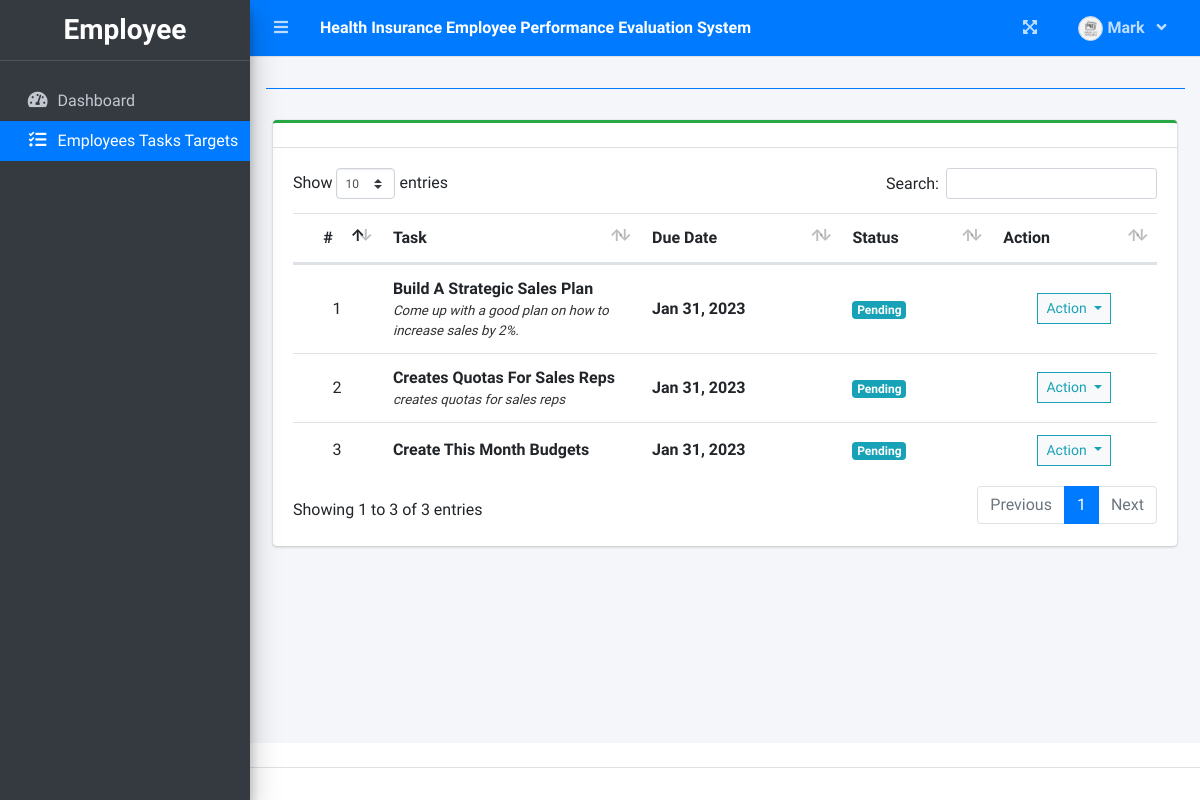
Screenshot of /index.php?page=task_list (signed in) with the database file from the repository.
### tables this page shows
CREATE TABLE `task_list` (
  `id` int(30) NOT NULL,
  `task` varchar(200) NOT NULL,
  `description` text NOT NULL,
  `employee_id` int(30) NOT NULL,
  `due_date` date NOT NULL,
  `completed` date NOT NULL,
  `status` int(1) NOT NULL COMMENT '0=pending, 1=on-progress,3=Completed',
  `date_created` datetime NOT NULL DEFAULT current_timestamp()
);

### task_list.php (the view, shortened to what this page needs)
<?php include'db_connect.php' ?>
<div class="col-lg-12">
	<div class="card card-outline card-success">
		<div class="card-header">
		</div>
		<div class="card-body">
			<table class="table tabe-hover table-condensed" id="list">
				<thead>
					<tr>
						<th class="text-center">#</th>
						<th width="30%">Task</th>
						<th>Due Date</th>
						<th>Status</th>
						<th>Action</th>
					</tr>
				</thead>
				<tbody>
					<?php
					$i = 1;
					$where = "";
					if($_SESSION['login_type'] == 0)
						$where = " where t.employee_id = '{$_SESSION['login_id']}' ";
					elseif($_SESSION['login_type'] == 1)
						$where = " where e.evaluator_id = {$_SESSION['login_id']} ";
					$qry = $conn->query("SELECT t.*,concat(e.lastname,', ',e.firstname,' ',e.middlename) as name FROM task_list t inner join employee_list e on e.id = t.employee_id $where order by unix_timestamp(t.date_created) asc");
					while($row= $qry->fetch_assoc()):
						$trans = get_html_translation_table(HTML_ENTITIES,ENT_QUOTES);
						unset($trans["\""], $trans["<"], $trans[">"], $trans["<h2"]);
						$desc = strtr(html_entity_decode($row['description']),$trans);
						$desc=str_replace(array("<li>","</li>"), array("",", "), $desc);
					?>
					<tr>
						<td class="text-center"><?php echo $i++ ?></td>
						<td>
							<p><b><?php echo ucwords($row['task']) ?></b></p>
							<p class="truncate"><?php echo strip_tags($desc) ?></p>
						</td>
						<td><b><?php echo date("M d, Y",strtotime($row['due_date'])) ?></b></td>
						<td>
                        	<?php
                        	if($row['status'] == 0){
						  		echo "<span class='badge badge-info'>Pending</span>";
                        	}elseif($row['status'] == 1){
						  		echo "<span class='badge badge-primary'>On-Progress</span>";
                        	}elseif($row['status'] == 2){
						  		echo "<span class='badge badge-success'>Complete</span>";
                        	}
                        	?>
                        </td>
						<td class="text-center">
							<button type="button" class="btn btn-default btn-sm btn-flat border-info wave-effect text-info dropdown-toggle" data-toggle="dropdown" aria-expanded="true">
		                      Action
		                    </button>
						</td>
					</tr>
				<?php endwhile; ?>
				</tbody>
			</table>
		</div>
	</div>
</div>

### task_list.php (style rules this page uses)
table p { margin: unset !important; }
table td { vertical-align: middle !important }

### rows the page displays
task_list: task "Build A Strategic Sales Plan", description "Come up with a good plan on how to increase sales by 2%.", due_date "Jan 31, 2023", status "Pending"
task_list: task "Creates Quotas For Sales Reps", description "creates quotas for sales reps", due_date "Jan 31, 2023", status "Pending"
task_list: task "Create This Month Budgets", due_date "Jan 31, 2023", status "Pending"

### other values shown
$_SESSION['login_firstname'] "Mark"
